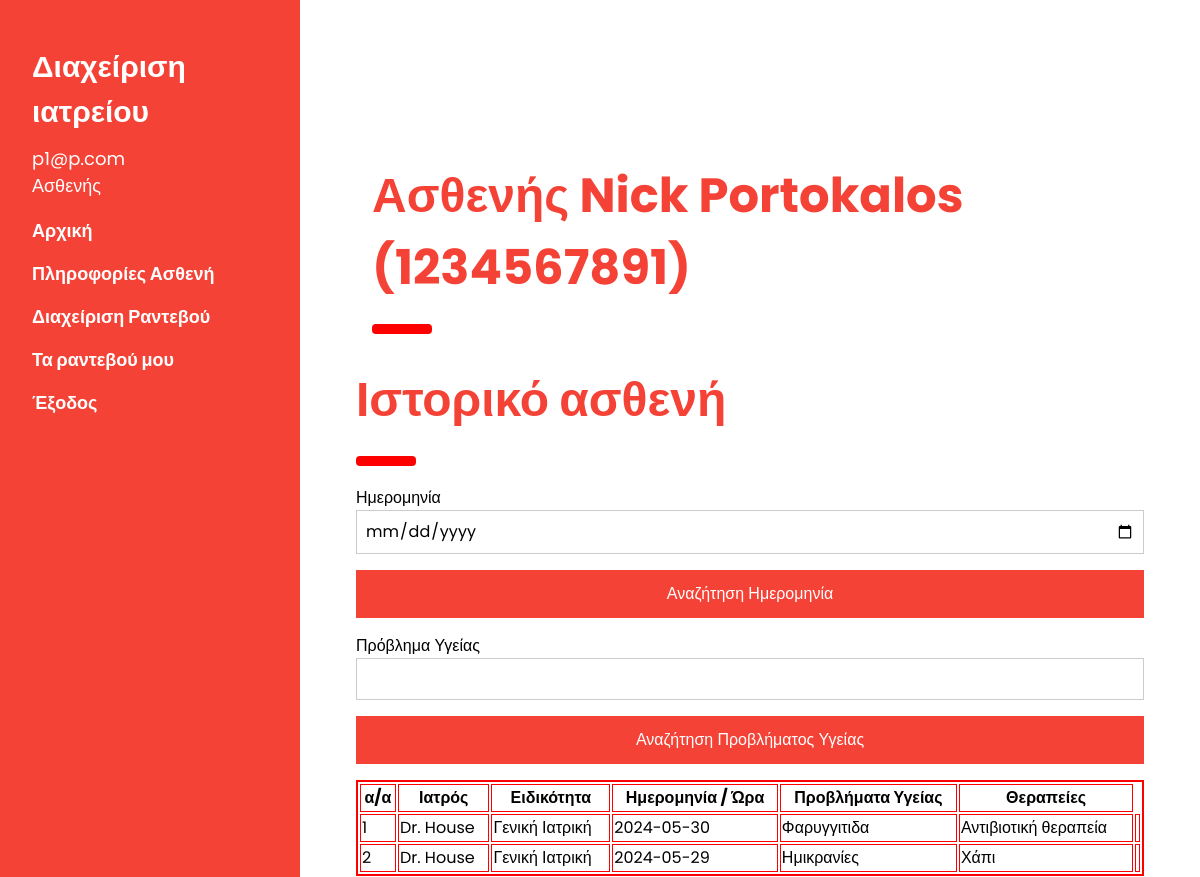
The app's page /patientrecord.php (signed in) with its own data.
### tables this page shows
CREATE TABLE `patient` (
  `id` int(11) NOT NULL,
  `user_id` int(11) NOT NULL,
  `security_number` varchar(10) NOT NULL,
  `register_date` date NOT NULL
);

CREATE TABLE `user` (
  `id` int(11) NOT NULL,
  `email` varchar(40) NOT NULL,
  `password` varchar(10) NOT NULL,
  `fullname` varchar(50) NOT NULL,
  `idcard` varchar(12) NOT NULL,
  `role` enum('Ασθενής','Ιατρός','Γραμματέας','') NOT NULL
);

CREATE TABLE `record` (
  `id` int(11) NOT NULL,
  `patient_id` int(11) NOT NULL,
  `doctor_id` int(11) NOT NULL,
  `health_problems` text NOT NULL,
  `treatment` text NOT NULL,
  `register_date` date NOT NULL
);

CREATE TABLE `doctor` (
  `id` int(11) NOT NULL,
  `user_id` int(11) NOT NULL,
  `specialization` enum('Γενική Ιατρική','Παθολόγος','Χειρούργος','Ορθοπεδικός','Παιδίατρος','Γυναικολόγος','Νευρολόγος','Καρδιολόγος') NOT NULL
);

### dbfunctions.php (called while the page is built, shortened)
<?php
    function getUserFromPatient($conn, $patient_id){
        $sql = "SELECT p.*, u.email, u.fullname
                FROM patient p
                INNER JOIN user u ON p.user_id = u.id
                WHERE p.id = '$patient_id'";
        $result = mysqli_query($conn, $sql);
        if ($result && mysqli_num_rows($result) > 0) {
            return mysqli_fetch_assoc($result);
        }
        return -1;
    }
    function getPatientFromUser($conn, $user_id){
        $sql = "SELECT * FROM patient
                WHERE user_id ='$user_id'";
        $result = mysqli_query($conn, $sql);
        if ($result){
            $patient = array();
            if (mysqli_num_rows($result) > 0) {
                if ($row = mysqli_fetch_assoc($result)) {
                    $patient['patient_id'] = $row['id'];
                    $patient['security_number'] = $row['security_number'];
                    return $patient;
                }
            }
        }
        return -1;
    }
    function getUserInfo($conn,$email){
        $sql = "SELECT * FROM user
                WHERE email ='$email'";
        $result = mysqli_query($conn, $sql);
        if ($result){
            $user = array();
            if (mysqli_num_rows($result) > 0) {
                if ($row = mysqli_fetch_assoc($result)) {
                    $user['user_id'] = $row['id'];
                    $user['fullname'] = $row['fullname'];
                    $user['email'] = $row['email'];
                    $user['role'] = $row['role'];
                    if ($user['role']=='Ασθενής'){
                        $patient = getPatientFromUser($conn, $user['user_id']);
                        $user['patient_id'] = $patient['patient_id'];
                        $user['security_number'] = $patient['security_number'];
                    }
                    else if ($user['role']=='Ιατρός'){
                        $doctor = getDoctorFromUser($conn, $user['user_id']);
                        $user['doctor_id'] = $doctor['doctor_id'];
                        $user['specialization'] = $doctor['specialization'];
                    }
                }
                return $user;
            }
        }
        return -1;
    }
    function getPatientsRecords($conn,$patient_id) {
        $sql = "SELECT r.*, ud.fullname as doctor_fullname, d.specialization
                FROM record r
                INNER JOIN doctor d
                ON d.id = r.doctor_id
                INNER JOIN user ud
                ON d.user_id = ud.id
                WHERE patient_id = '$patient_id'
                ORDER BY r.register_date DESC";
        $result = mysqli_query($conn, $sql);
        $records = [];
        if ($result && mysqli_num_rows($result) > 0) {
            while ($row = mysqli_fetch_assoc($result)) {
                $records[] = $row;
            }
            return $records;
        }
        return -1;
    }
?>

### patientrecord.php (the view, shortened to what this page needs)
<?php
	include 'start.php';
  $date="";
  $health="";
  if ($_SESSION['role']=='Ασθενής'){
    $patient_id = $user['patient_id'];
    $patient = getUserFromPatient($conn, $patient_id);
  }
?>
<div class="w3-main" style="margin-left:340px;margin-right:40px">
  <div class="w3-container" id="contact" style="margin-top:75px">
    <div class="w3-container" id="appointment" style="margin-top:75px">
      <h1 class="w3-xxxlarge w3-text-red"><b>Ασθενής <?php echo $patient['fullname']." (".$patient['security_number'].")";?></b></h1>
      <hr style="width:50px;border:5px solid red" class="w3-round">
    </div>
    <?php
    if ($_SESSION['role']!='Γραμματέας'){ ?>
      <h1 class="w3-xxxlarge w3-text-red"><b>Ιστορικό ασθενή</b></h1>
      <hr style="width:50px;border:5px solid red" class="w3-round">
      <form action="" method ="POST">
        <div class="w3-section">
          <label>Ημερομηνία</label>
          <input class="w3-input w3-border" type="date" name="register_date" required value="<?php echo $date;?>">
        </div>
        <button type="submit" name="searchdate" class="w3-button w3-block w3-padding-large w3-red w3-margin-bottom" >Αναζήτηση Ημερομηνία</button>
    </form>
    <form action="" method ="POST">
        <div class="w3-section">
          <label>Πρόβλημα Υγείας</label>
          <input class="w3-input w3-border" type="text" name="health_problems" required value="<?php echo $health;?>">
        </div>
        <button type="submit" name="searchhealth" class="w3-button w3-block w3-padding-large w3-red w3-margin-bottom" >Αναζήτηση Προβλήματος Υγείας</button>
    </form>
    <table border="2" bordercolor="red" width="100%">
      <tr>
        <th>α/α</th><th>Ιατρός</th><th>Ειδικότητα</th>
        <th>Ημερομηνία / Ώρα</th><th>Προβλήματα Υγείας</th><th>Θεραπείες</th>
      </tr>
      <?php
        $count = 1;
        if ($date=="" && $health==""){
          $patientrecords = getPatientsRecords($conn,$patient_id);
        }
        if ($patientrecords==-1){
          echo "Δεν υπάρχουν εγγραφές ιστορικού";
        }
        else{
          foreach ($patientrecords as $record) {
            echo "<tr>";
              echo "<td>".$count."</td>";
              echo "<td>".$record['doctor_fullname']."</td>";
              echo "<td>".$record['specialization']."</td>";
              echo "<td>".$record['register_date']."</td>";
              echo "<td>".$record['health_problems']."</td>";
              echo "<td>".$record['treatment']."</td>";
              echo "<td>";
                echo "</td>";
            echo "</tr>";
            $count++;
          }
        }
       ?>
    </table>
  <?php } ?>
  </div>
</div>
<?php
	include 'end.php';
?>

### start.php (shortened to what this page needs)
<?php
  include 'connectdb.php';
  include 'dbfunctions.php';
  if (isset($_SESSION['email'])){
    $user = getUserInfo($conn,$_SESSION['email']);
  }
?>
<!DOCTYPE html>
<html lang="el">
<head>
<link rel="stylesheet" href="styles/w3.css">
</head>
<body>
<?php
  include 'sidebar.php';
?>

### sidebar.php (shortened to what this page needs)
<nav class="w3-sidebar w3-red w3-collapse w3-top w3-large w3-padding" style="z-index:3;width:300px;font-weight:bold;" id="mySidebar"><br>
  <div class="w3-container">
    <h2 ><b>Διαχείριση <br>ιατρείου</b></h2>
    <h5 >
    <?php if (isset($_SESSION['email'])){
      echo $_SESSION['email']."<br>";
      echo $_SESSION['role']."<br>";
    }
    else{
      echo "Επισκέπτης";
    }
  ?>
  </h5>
  </div>
  <div class="w3-bar-block">
    <a href="index.php" onclick="w3_close()" class="w3-bar-item w3-button w3-hover-white">Αρχική</a>
    <?php if (isset($_SESSION['email']) && $_SESSION['role']=='Ασθενής'){ ?>
    <a href="patientrecord.php" onclick="w3_close()" class="w3-bar-item w3-button w3-hover-white">Πληροφορίες Ασθενή</a>
    <?php } ?>
    <?php if (isset($_SESSION['email'])){ ?>
      <a href="appointmentsadmin.php" onclick="w3_close()" class="w3-bar-item w3-button w3-hover-white">Διαχείριση Ραντεβού</a>
      <a href="myappointments.php" onclick="w3_close()" class="w3-bar-item w3-button w3-hover-white">Τα ραντεβού μου</a>
    <?php } ?>
    <?php if (isset($_SESSION['email'])) { ?>
    <a href="logout.php" onclick="w3_close()" class="w3-bar-item w3-button w3-hover-white">Έξοδος</a>
  <?php } ?>
  </div>
</nav>

### end.php (shortened to what this page needs)
</body>
</html>

### styles/w3.css (style rules this page uses)
*,*:before,*:after { box-sizing:inherit }
html { -ms-text-size-adjust:100%;-webkit-text-size-adjust:100% }
body { margin:0 }
article,aside,details,figcaption,figure,footer,header,main,menu,nav,section { display:block }
a { background-color:transparent }
b,strong { font-weight:bolder }
hr { box-sizing:content-box;height:0;overflow:visible }
button,input,select,textarea,optgroup { font:inherit;margin:0 }
button,input { overflow:visible }
button,select { text-transform:none }
button,[type=button],[type=reset],[type=submit] { -webkit-appearance:button }
html,body { font-family:Verdana,sans-serif;font-size:15px;line-height:1.5 }
html { overflow-x:hidden }
h1 { font-size:36px }
h2 { font-size:30px }
h5 { font-size:18px }
h1,h2,h3,h4,h5,h6 { font-family:"Segoe UI",Arial,sans-serif;font-weight:400;margin:10px 0 }
hr { border:0;border-top:1px solid #eee;margin:20px 0 }
a { color:inherit }
.w3-btn,.w3-button { border:none;display:inline-block;padding:8px 16px;vertical-align:middle;overflow:hidden;text-decoration:none;color:inherit;background-color:inherit;text-align:center;cursor:pointer;white-space:nowrap }
.w3-btn,.w3-button { -webkit-touch-callout:none;-webkit-user-select:none;-khtml-user-select:none;-moz-user-select:none;-ms-user-select:none;user-select:none }
.w3-input { padding:8px;display:block;border:none;border-bottom:1px solid #ccc;width:100% }
.w3-sidebar { height:100%;width:200px;background-color:#fff;position:fixed!important;z-index:1;overflow:auto }
.w3-main,#main { transition:margin-left .4s }
.w3-bar-block .w3-bar-item { width:100%;display:block;padding:8px 16px;text-align:left;border:none;white-space:normal;float:none;outline:0 }
.w3-block { display:block;width:100% }
.w3-container:after,.w3-container:before,.w3-panel:after,.w3-panel:before,.w3-row:after,.w3-row:before,.w3-row-padding:after,.w3-row-padding:before, .w3-cell-row:before,.w3-cell-row:after,.w3-clear:after,.w3-clear:before,.w3-bar:before,.w3-bar:after { content:"";display:table;clear:both }
@media (min-width:993px) { .w3-sidebar.w3-collapse { display:block!important } }
.w3-top,.w3-bottom { position:fixed;width:100%;z-index:1 }
.w3-top { top:0 }
.w3-round,.w3-round-medium { border-radius:4px }
.w3-container,.w3-panel { padding:0.01em 16px }
.w3-large { font-size:18px!important }
.w3-xxxlarge { font-size:48px!important }
.w3-border { border:1px solid #ccc!important }
.w3-section,.w3-code { margin-top:16px!important;margin-bottom:16px!important }
.w3-margin-bottom { margin-bottom:16px!important }
.w3-padding { padding:8px 16px!important }
.w3-padding-large { padding:12px 24px!important }
.w3-red,.w3-hover-red:hover { color:#fff!important;background-color:#f44336!important }
.w3-text-red,.w3-hover-text-red:hover { color:#f44336!important }

### start.php (style rules this page uses)
body,h1,h2,h3,h4,h5 { font-family: "Poppins", sans-serif }
body { font-size:16px; }

### records on screen
patient: user.fullname "Nick Portokalos", security_number "1234567891"
record: user.fullname "Dr. House", doctor.specialization "Γενική Ιατρική", register_date "2024-05-30", health_problems "Φαρυγγιτιδα", treatment "Αντιβιοτική θεραπεία"
record: user.fullname "Dr. House", doctor.specialization "Γενική Ιατρική", register_date "2024-05-29", health_problems "Ημικρανίες", treatment "Χάπι"

### other values on screen
$_SESSION['email'] "p1@p.com"
$_SESSION['role'] "Ασθενής"
